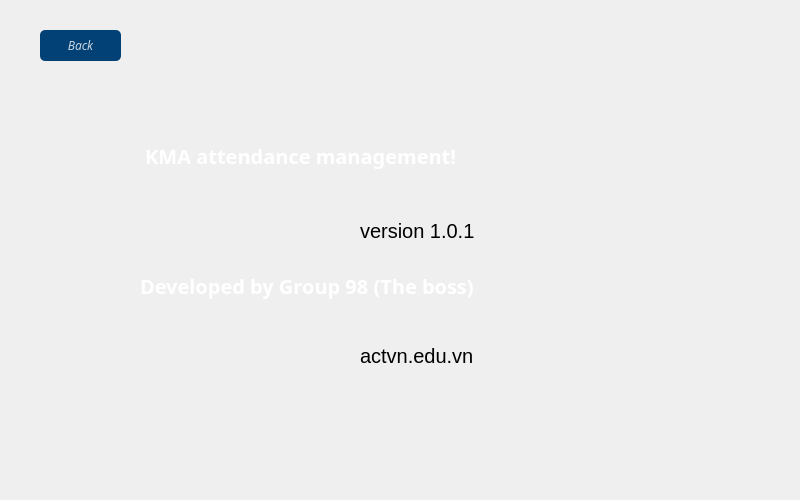
<?xml version="1.0" encoding="UTF-8"?>
<ui version="4.0">
 <class>FormThongtin</class>
 <widget class="QWidget" name="FormThongtin">
  <property name="geometry">
   <rect>
    <x>0</x>
    <y>0</y>
    <width>800</width>
    <height>500</height>
   </rect>
  </property>
  <property name="windowTitle">
   <string>Form</string>
  </property>
  <property name="styleSheet">
   <string notr="true">QPushButton#bt_back{
background-color:rgba(2,65,118,255);
color:rgba(255,255,255,200);
border-radius:5px;
}
QPushButton#bt_back:pressed{
padding-left:5px;
padding-top:5px;
background-color:rgba(2,65,118,100);
background-position:calc(100%-10px)center;
}
QPushButton#bt_back:hover{
background-color:rgba(2,65,118,200);
}</string>
  </property>
  <widget class="QLabel" name="label">
   <property name="geometry">
    <rect>
     <x>0</x>
     <y>0</y>
     <width>800</width>
     <height>500</height>
    </rect>
   </property>
   <property name="styleSheet">
    <string notr="true">background-image: url(:/backgroud/backgroud/8852.jpg_wh860.jpg);
border - radius: 5px;</string>
   </property>
   <property name="text">
    <string/>
   </property>
  </widget>
  <widget class="QLabel" name="label_2">
   <property name="geometry">
    <rect>
     <x>390</x>
     <y>160</y>
     <width>55</width>
     <height>16</height>
    </rect>
   </property>
   <property name="text">
    <string/>
   </property>
  </widget>
  <widget class="QLabel" name="label_3">
   <property name="geometry">
    <rect>
     <x>140</x>
     <y>130</y>
     <width>591</width>
     <height>51</height>
    </rect>
   </property>
   <property name="font">
    <font>
     <family>.Vn3DH</family>
     <pointsize>15</pointsize>
     <weight>75</weight>
     <italic>false</italic>
     <bold>true</bold>
    </font>
   </property>
   <property name="styleSheet">
    <string notr="true">color: rgb(255, 255, 255);</string>
   </property>
   <property name="text">
    <string> KMA attendance management!</string>
   </property>
  </widget>
  <widget class="QLabel" name="label_4">
   <property name="geometry">
    <rect>
     <x>360</x>
     <y>220</y>
     <width>161</width>
     <height>21</height>
    </rect>
   </property>
   <property name="font">
    <font>
     <pointsize>15</pointsize>
    </font>
   </property>
   <property name="text">
    <string>version 1.0.1</string>
   </property>
  </widget>
  <widget class="QLabel" name="label_5">
   <property name="geometry">
    <rect>
     <x>140</x>
     <y>270</y>
     <width>591</width>
     <height>31</height>
    </rect>
   </property>
   <property name="font">
    <font>
     <family>.Vn3DH</family>
     <pointsize>15</pointsize>
     <weight>75</weight>
     <bold>true</bold>
    </font>
   </property>
   <property name="styleSheet">
    <string notr="true">color: rgb(255, 255, 255);</string>
   </property>
   <property name="text">
    <string>Developed by Group 98 (The boss)</string>
   </property>
  </widget>
  <widget class="QLabel" name="label_6">
   <property name="geometry">
    <rect>
     <x>360</x>
     <y>340</y>
     <width>201</width>
     <height>31</height>
    </rect>
   </property>
   <property name="font">
    <font>
     <pointsize>15</pointsize>
    </font>
   </property>
   <property name="text">
    <string>actvn.edu.vn</string>
   </property>
  </widget>
  <widget class="QPushButton" name="bt_back">
   <property name="geometry">
    <rect>
     <x>40</x>
     <y>30</y>
     <width>81</width>
     <height>31</height>
    </rect>
   </property>
   <property name="font">
    <font>
     <family>UVN Dzung Dakao</family>
     <italic>true</italic>
    </font>
   </property>
   <property name="text">
    <string>Back</string>
   </property>
  </widget>
 </widget>
 <resources>
  <include location="res.qrc"/>
 </resources>
 <connections/>
</ui>
